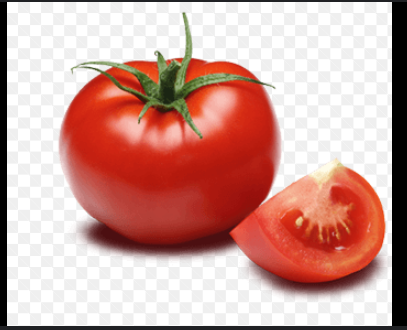
#> input picture test_image/tomato_test.png, 407 x 330 px, given as the content of the folder C:/Users/nhl08/OneDrive/Documents/AI02/images/train/apples, which was not available
$ jupyter execute --allow-errors ClassifyImageModel.ipynb
#> lines starting #> are read from the running program, lines starting #| are printed output that depends on the picture; pictures that were not available may be replaced by others from this repository, and a replacement may not be noted
[cell 1]
import os
import numpy as np
from PIL import Image
from sklearn.model_selection import train_test_split
from sklearn.preprocessing import StandardScaler
from sklearn.svm import SVC
from sklearn.metrics import accuracy_score
from sklearn.decomposition import PCA
from sklearn.neighbors import KNeighborsClassifier
from sklearn.tree import DecisionTreeClassifier
from sklearn.cluster import KMeans
from sklearn.mixture import GaussianMixture
import matplotlib.pyplot as plt

[cell 2]
def load_data(data_dir):
    categories = ['apples', 'tomatoes']
    data = []
    labels = []

    for category in categories:
        category_path = os.path.join(data_dir, category)
        class_num = categories.index(category)
        for img in os.listdir(category_path):
            try:
                img_path = os.path.join(category_path, img)
                img = Image.open(img_path).convert('RGB')
                img = img.resize((150, 150))
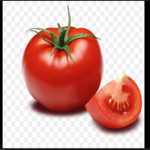
#> img: PIL image 150x150 RGB; mean R, G, B 206.9, 163.2, 156.3
                img_array = np.array(img).flatten()
                data.append(img_array)
                labels.append(class_num)
            except Exception as e:
                print(f"Error loading image {img_path}: {e}")

    return np.array(data), np.array(labels)

[cell 3]
train_dir = 'C:\\Users\\nhl08\\OneDrive\\Documents\\AI02\\images\\train'
test_dir = 'C:\\Users\\nhl08\\OneDrive\\Documents\\AI02\\images\\test'
train_data, train_labels = load_data(train_dir)
#> train_labels = [0, 1]
test_data, test_labels = load_data(test_dir)
#> test_labels = [0, 1]

[cell 4]
scaler = StandardScaler()
train_data = scaler.fit_transform(train_data)
test_data = scaler.transform(test_data)

pca = PCA(n_components=100)
#> (the rest of this cell did not finish here and is left out)

[cell 5]
def plot_pca_scatter(data, labels, title, model=None):
#> called with data = array of shape (2, 67500), labels = array of shape (2,), title = 'PCA of Training Data'
    plt.figure(figsize=(8, 6))
    unique_labels = np.unique(labels)
#> unique_labels = [0, 1]
    for label in unique_labels:
        indices = labels == label
        plt.scatter(data[indices, 0], data[indices, 1], label=f'Class {label}', alpha=0.5)
#> this loop made 2 passes
#> indices on passes 1 to 2: [True, False], [False, True]
    plt.xlabel('PCA Component 1')
    plt.ylabel('PCA Component 2')
    plt.title(title)
    plt.legend()
    plt.show()
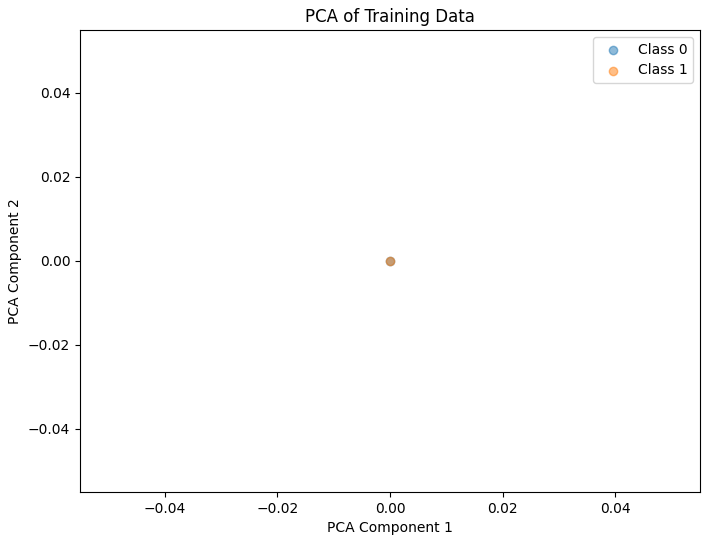
#> figure drawn by matplotlib, 1 panel

plot_pca_scatter(train_data, train_labels, 'PCA of Training Data')

[cell 6]
dt_model = DecisionTreeClassifier(random_state=5)
dt_model.fit(train_data, train_labels)
knn_model = KNeighborsClassifier(n_neighbors=5)
knn_model.fit(train_data, train_labels)
svm_model = SVC(kernel='linear', probability=True)
svm_model.fit(train_data, train_labels)

[cell 7]
km_model = KMeans(n_clusters=2, random_state=0)
km_model.fit(train_data, train_labels)
gm_model = GaussianMixture(n_components=2, random_state=0)
#> (the rest of this cell did not finish here and is left out)

[cell 8]
dt_predict = dt_model.predict(test_data)
#> dt_predict = [0, 0]
svm_predict = svm_model.predict(test_data)
#> svm_predict = [1, 1]
#> (the rest of this cell did not finish here and is left out)

[cell 9]
km_predict = km_model.predict(test_data)
#> km_predict = [0, 0]
#> (the rest of this cell did not finish here and is left out)

[cell 10]
import joblib
joblib.dump(dt_model, 'apple_tomato_classifier_dt.pkl')
joblib.dump(svm_model, 'apple_tomato_classifier_svm.pkl')
joblib.dump(knn_model, 'apple_tomato_classifier_knn.pkl')
joblib.dump(km_model, 'apple_tomato_classifier_km.pkl')
joblib.dump(gm_model, 'apple_tomato_classifier_gm.pkl')
joblib.dump(scaler, 'scaler.pkl')

[cell 11]
def preprocess_image(img_path):
    try:
        img = Image.open(img_path).convert('RGB')
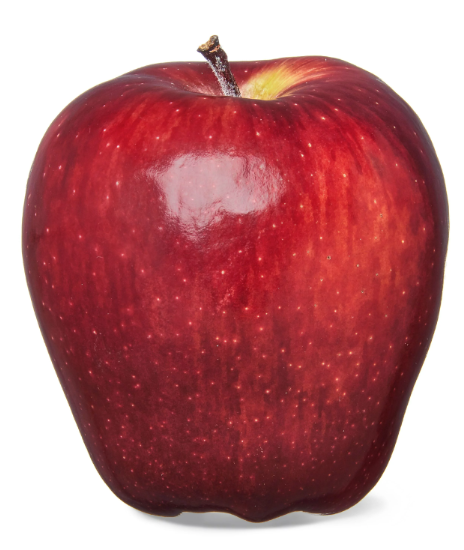
#> input picture test_image/apple_test.png, 464 x 550 px, found by its file name
#> img: PIL image 464x550 RGB
        img = img.resize((150, 150))
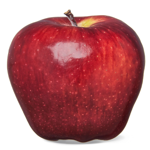
#> img: PIL image 150x150 RGB; mean R, G, B 185.1, 121, 125.2
        img_array = np.array(img).flatten()
        img_array = scaler.transform([img_array])
        img_array = pca.transform(img_array)
        return img_array
    except Exception as e:
        print(f"Error loading image {img_path}: {e}")
        return None
